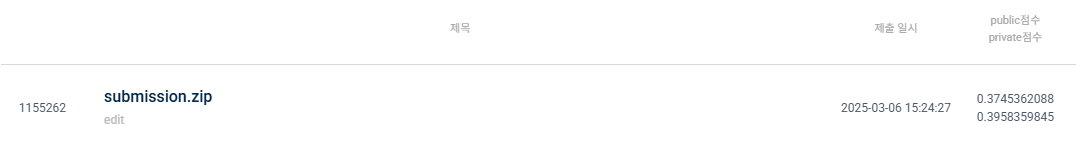
#> input picture score.png, 1076 x 145 px, given as the content of the folder open/test_input, which was not available
$ python find_masking.py
#> lines starting #> are read from the running program, lines starting #| are printed output that depends on the picture; after the words box and inside, x2 and y2 are one past the last pixel; in counts of white or black regions, pixels touching at a corner belong together; pictures that were not available may be replaced by others from this repository, and a replacement may not be noted
import concurrent.futures
import glob
import multiprocessing
import os

import cv2
import numpy as np
from tqdm import tqdm


def find_largest_similar_region(image_path, grid_step=5):
    """
    이미지에서 동일한 색상을 가진 가장 큰 연결 영역을 찾는 함수

    Args:
        image_path: 이미지 파일 경로
        grid_step: 사용하지 않지만 기존 인터페이스 유지를 위해 남겨둠

    Returns:
        mask_img: 검은색 배경에 흰색으로 표시된 마스크 이미지
    """
#> called with image_path = '_only/score.png', grid_step = 5
    # 이미지 읽기
    img = cv2.imread(image_path)
#> img is the input picture: shape (145, 1076, 3); mean B, G, R 253, 252.8, 252.7
    if img is None:
        raise ValueError(f"이미지를 읽을 수 없습니다: {image_path}")

    height, width = img.shape[:2]
#> height = 145; width = 1076

    # 이미지를 평평한 2D 배열로 재구성 (각 픽셀은 BGR 값을 가짐)
    pixels = img.reshape(-1, 3)

    # 고유한 색상 값을 찾음
    unique_colors = np.unique(pixels, axis=0)
#> unique_colors = 412 rows, first 8: [72, 38, 0], [73, 39, 1], [73, 40, 2], [75, 41, 4], [76, 42, 5], [76, 43, 6], [77, 44, 7], [78, 46, 9]

    max_area = 0
    mask_img = np.zeros((height, width), dtype=np.uint8)

    # 각 고유 색상에 대해 영역 크기 계산
    for color in unique_colors:
        # 현재 색상에 대한 마스크 생성
        color_mask = np.all(img == color, axis=2).astype(np.uint8) * 255

        # 연결된 컴포넌트 찾기
        num_labels, labels, stats, centroids = cv2.connectedComponentsWithStats(
            color_mask
        )

        # 배경(0)을 제외한 가장 큰 컴포넌트 찾기
        if num_labels > 1:
            largest_label = np.argmax(stats[1:, cv2.CC_STAT_AREA]) + 1
            area = stats[largest_label, cv2.CC_STAT_AREA]

            # 현재까지 찾은 가장 큰 영역보다 크면 업데이트
            if area > max_area:
                max_area = area
                mask_img = np.zeros((height, width), dtype=np.uint8)
                mask_img[labels == largest_label] = 255
#> this loop made 412 passes
#> (num_labels, largest_label) on pass 100: (15, 1)
#> pass 1, in find_largest_similar_region, `color_mask = np.all(img == color, axis=2).astype(np.uint8) * 255`:
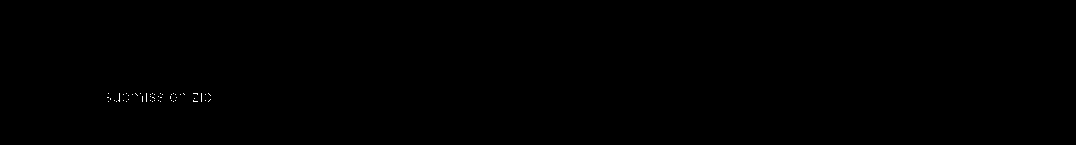
#> color_mask: shape (145, 1076); 0.07% white in thin lines or dots, all inside (x1, y1, x2, y2) = (107, 93, 211, 102)
#> pass 2, in find_largest_similar_region, `color_mask = np.all(img == color, axis=2).astype(np.uint8) * 255`:
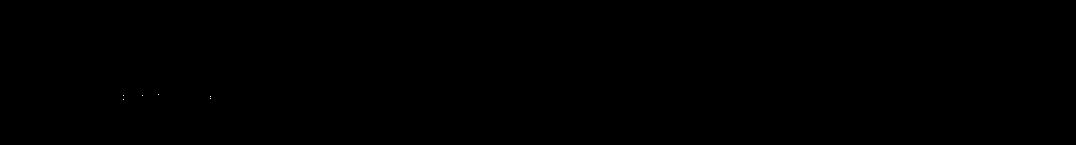
#> color_mask: shape (145, 1076); 0% white in thin lines or dots, all inside (x1, y1, x2, y2) = (123, 94, 211, 100)
#> after the loop:
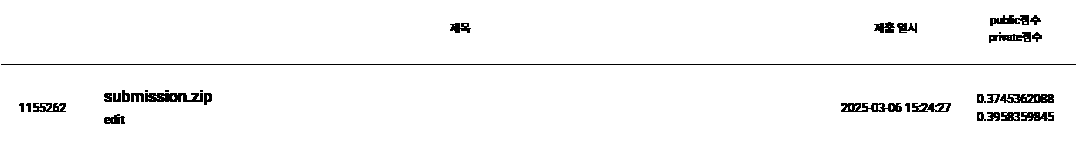
#> color_mask: shape (145, 1076); 96.9% white; black in thin lines or dots, all inside (x1, y1, x2, y2) = (1, 15, 1076, 124)
#> after the loop:
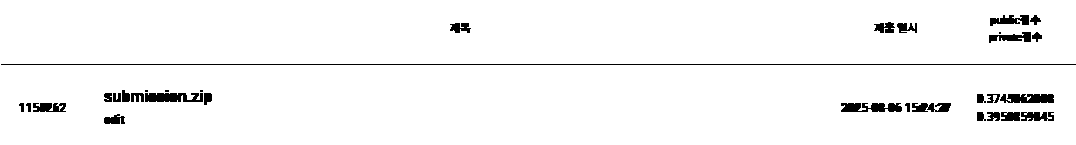
#> mask_img: shape (145, 1076); 96.6% white; 32 black regions (4 under 20 px), largest, box (x1, y1, x2, y2) and area: (1, 64, 1076, 65) 1075, (145, 93, 203, 102) 438, (841, 103, 902, 112) 435
#> after the loop, max_area = 150761

    return mask_img


def process_image(image_path, output_dir):
    """
    단일 이미지를 처리하는 함수

    Args:
        image_path: 처리할 이미지 경로
        output_dir: 출력 폴더 경로
    """
    try:
        # 연결된 유사 색상 영역 찾기
        mask_img = find_largest_similar_region(image_path)

        # 입력 파일명 추출
        input_filename = os.path.splitext(os.path.basename(image_path))[0]
        output_path = os.path.join(output_dir, f"{input_filename}.npy")

        # 마스크 이미지 저장
        np.save(output_path, mask_img)
        return True
    except Exception as e:
        print(f"{image_path} 처리 중 오류 발생: {e}")
        return False


def main():
    # 입력 폴더 경로 설정
    input_dir = "open/test_input"

    # 출력 폴더 생성
    output_dir = "open/test_mask"
    os.makedirs(output_dir, exist_ok=True)

    # 입력 폴더의 모든 이미지 파일 가져오기
    image_files = glob.glob(os.path.join(input_dir, "*.png"))

    print(f"총 {len(image_files)}개 이미지 처리 시작...")

    # 사용할 CPU 코어 수 결정 (전체 코어의 80%를 사용)
    max_workers = max(1, int(multiprocessing.cpu_count() * 0.8))
    print(f"병렬 처리 사용: {max_workers}개 코어")

    # 병렬 처리로 이미지 처리
    with concurrent.futures.ProcessPoolExecutor(
        max_workers=max_workers
    ) as executor:
        # 각 이미지에 대한 작업 제출
        futures = [
            executor.submit(process_image, img_path, output_dir)
            for img_path in image_files
        ]

        # tqdm을 사용하여 진행 상황 표시
        for _ in tqdm(
            concurrent.futures.as_completed(futures), total=len(futures)
        ):
            pass

    print("모든 이미지 처리 완료!")


if __name__ == "__main__":
    main()
